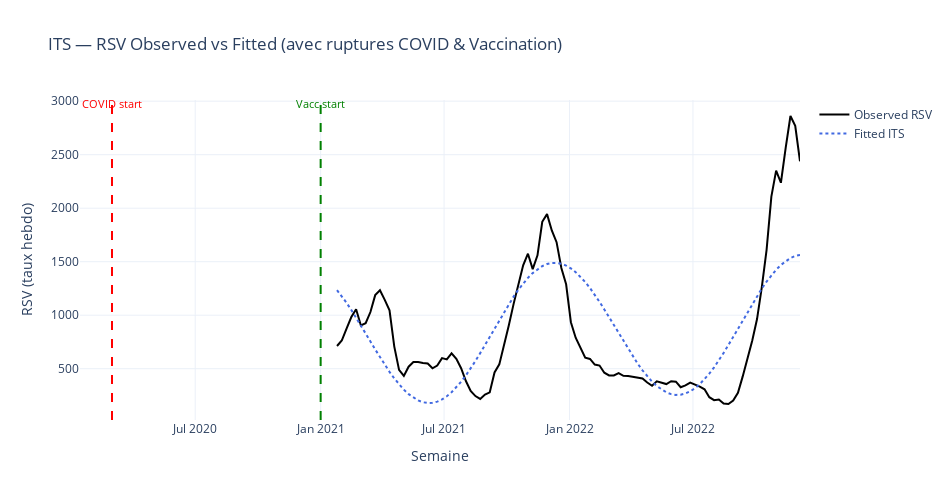

The notebook cell saved with this chart:
### Code cell
# ==========================================
# 📈 Modélisation ITS (Interrupted Time Series)
# ==========================================

# --- 1️⃣ Préparation de la base ITS ---
df_its = df_base.copy().reset_index().sort_values("date_monday")
df_its["t"] = np.arange(len(df_its))

# Variables de rupture (dummy)
df_its["post_covid"] = (df_its["date_monday"] >= COVID_START).astype(int)
df_its["post_vacc"] = (df_its["date_monday"] >= VACC_START).astype(int)

# Interaction temps × période (changement de pente)
df_its["t_post_covid"] = df_its["t"] * df_its["post_covid"]
df_its["t_post_vacc"] = df_its["t"] * df_its["post_vacc"]

# --- 2️⃣ Définition Y/X ---
Y = df_its["RSV"].astype(float)
X_cols = ["t", "sin52", "cos52", "post_covid", "t_post_covid", "post_vacc", "t_post_vacc"]
X = df_its[X_cols].copy()

# --- 3️⃣ Ajustement OLS robuste (HAC pour corrélation sérielle) ---
its = sm.OLS(Y, sm.add_constant(X, has_constant="add"), missing="drop").fit(
    cov_type="HAC", cov_kwds={"maxlags": 12}
)

# --- 4️⃣ Résumé synthétique ---
summary_main = its.summary2().tables[0]
summary_keys = [k for k in summary_main.index if any(x in str(k) for x in ["R", "AIC", "BIC"])]
print("=== ITS (OLS + HAC) — Résumé concis ===")
display(summary_main.loc[summary_keys] if summary_keys else summary_main)

# --- Coefficients principaux triés par p-value ---
coef_table = its.summary2().tables[1].copy()
pval_col = [c for c in coef_table.columns if "P>" in c.upper()][0]
coef_col = [c for c in coef_table.columns if "COEF" in c.upper()][0]
stderr_col = [c for c in coef_table.columns if "STD" in c.upper()][0]
coef_table = coef_table.sort_values(pval_col).reset_index()
display(coef_table.head(10)[["index", coef_col, stderr_col, pval_col]])

# --- 5️⃣ Visualisation ITS ---
fitted_its = its.fittedvalues.reindex(df_its.index)
fig = go.Figure()
fig.add_trace(go.Scatter(x=df_its["date_monday"], y=Y, mode="lines", name="Observed RSV", line=dict(color="black", width=2)))
fig.add_trace(go.Scatter(x=df_its["date_monday"], y=fitted_its, mode="lines", name="Fitted ITS", line=dict(color="royalblue", dash="dot")))

# Lignes verticales de rupture
for date_str, color, label in [
    (str(COVID_START.date()), "red", "COVID start"),
    (str(VACC_START.date()), "green", "Vacc start")
]:
    fig.add_shape(
        type="line", x0=date_str, x1=date_str, y0=0, y1=1,
        xref="x", yref="paper", line=dict(color=color, dash="dash", width=2)
    )
    fig.add_annotation(x=date_str, y=1.02, xref="x", yref="paper", showarrow=False,
                       text=label, font=dict(color=color, size=11))

fig.update_layout(
    title="ITS — RSV Observed vs Fitted (avec ruptures COVID & Vaccination)",
    xaxis_title="Semaine", yaxis_title="RSV (taux hebdo)",
    template="plotly_white", width=950, height=500
)
fig.show()

# --- 6️⃣ Tests complémentaires ---
dw = sm.stats.stattools.durbin_watson(its.resid)
print(f"Durbin–Watson: {dw:.3f}")

### Figure 1 — Plotly figure (JSON) as saved in the notebook; plotly's stock layout.template omitted (floating-point values rounded to 4 significant figures)
{"data": [{"line": {"color": "black", "width": 2}, "mode": "lines", "name": "Observed RSV", "type": "scatter", "x": ["2021-01-25T00:00:00", "2021-02-01T00:00:00", "2021-02-08T00:00:00", "2021-02-15T00:00:00", "2021-02-22T00:00:00", "2021-03-01T00:00:00", "2021-03-08T00:00:00", "2021-03-15T00:00:00", "2021-03-22T00:00:00", "2021-03-29T00:00:00", "2021-04-05T00:00:00", "2021-04-12T00:00:00", "2021-04-19T00:00:00", "2021-04-26T00:00:00", "2021-05-03T00:00:00", "2021-05-10T00:00:00", "2021-05-17T00:00:00", "2021-05-24T00:00:00", "2021-05-31T00:00:00", "2021-06-07T00:00:00", "2021-06-14T00:00:00", "2021-06-21T00:00:00", "2021-06-28T00:00:00", "2021-07-05T00:00:00", "2021-07-12T00:00:00", "2021-07-19T00:00:00", "2021-07-26T00:00:00", "2021-08-02T00:00:00", "2021-08-09T00:00:00", "2021-08-16T00:00:00", "2021-08-23T00:00:00", "2021-08-30T00:00:00", "2021-09-06T00:00:00", "2021-09-13T00:00:00", "2021-09-20T00:00:00", "2021-09-27T00:00:00", "2021-10-04T00:00:00", "2021-10-11T00:00:00", "2021-10-18T00:00:00", "2021-10-25T00:00:00", "2021-11-01T00:00:00", "2021-11-08T00:00:00", "2021-11-15T00:00:00", "2021-11-22T00:00:00", "2021-11-29T00:00:00", "2021-12-06T00:00:00", "2021-12-13T00:00:00", "2021-12-20T00:00:00", "2021-12-27T00:00:00", "2022-01-03T00:00:00", "2022-01-10T00:00:00", "2022-01-17T00:00:00", "2022-01-24T00:00:00", "2022-01-31T00:00:00", "2022-02-07T00:00:00", "2022-02-14T00:00:00", "2022-02-21T00:00:00", "2022-02-28T00:00:00", "2022-03-07T00:00:00", "2022-03-14T00:00:00", "2022-03-21T00:00:00", "2022-03-28T00:00:00", "2022-04-04T00:00:00", "2022-04-11T00:00:00", "2022-04-18T00:00:00", "2022-04-25T00:00:00", "2022-05-02T00:00:00", "2022-05-09T00:00:00", "2022-05-16T00:00:00", "2022-05-23T00:00:00", "2022-05-30T00:00:00", "2022-06-06T00:00:00", "2022-06-13T00:00:00", "2022-06-20T00:00:00", "2022-06-27T00:00:00", "2022-07-04T00:00:00", "2022-07-11T00:00:00", "2022-07-18T00:00:00", "2022-07-25T00:00:00", "2022-08-01T00:00:00", "2022-08-08T00:00:00", "2022-08-15T00:00:00", "2022-08-22T00:00:00", "2022-08-29T00:00:00", "2022-09-05T00:00:00", "2022-09-12T00:00:00", "2022-09-19T00:00:00", "2022-09-26T00:00:00", "2022-10-03T00:00:00", "2022-10-10T00:00:00", "2022-10-17T00:00:00", "2022-10-24T00:00:00", "2022-10-31T00:00:00", "2022-11-07T00:00:00", "2022-11-14T00:00:00", "2022-11-21T00:00:00", "2022-11-28T00:00:00", "2022-12-05T00:00:00"], "y": [711.9, 763.4, 873.9, 982.8, 1055.0, 904.5, 924.9, 1030.0, 1188.0, 1233.0, 1144.0, 1045.0, 706.6, 488.8, 432.7, 518.7, 563.1, 562.6, 553.2, 548.4, 503.9, 529.9, 598.8, 587.3, 643.6, 591.8, 504.7, 384.8, 293.2, 244.2, 217.7, 259.0, 278.9, 464.7, 540.4, 718.2, 906.4, 1106.0, 1289.0, 1466.0, 1574.0, 1431.0, 1559.0, 1873.0, 1945.0, 1792.0, 1682.0, 1441.0, 1289.0, 934.8, 789.4, 703.4, 602.7, 591.4, 538.9, 529.3, 462.3, 436.6, 437.0, 458.0, 433.5, 431.9, 422.8, 420.3, 408.1, 371.1, 339.9, 382.3, 365.8, 356.3, 382.7, 378.4, 326.4, 343.4, 369.3, 353.9, 332.5, 307.5, 233.7, 206.0, 212.0, 174.3, 170.0, 202.2, 274.3, 427.9, 588.5, 764.3, 963.6, 1263.0, 1611.0, 2108.0, 2351.0, 2238.0, 2563.0, 2862.0, 2769.0, 2438.0]}, {"line": {"color": "royalblue", "dash": "dot"}, "mode": "lines", "name": "Fitted ITS", "type": "scatter", "x": ["2021-01-25T00:00:00", "2021-02-01T00:00:00", "2021-02-08T00:00:00", "2021-02-15T00:00:00", "2021-02-22T00:00:00", "2021-03-01T00:00:00", "2021-03-08T00:00:00", "2021-03-15T00:00:00", "2021-03-22T00:00:00", "2021-03-29T00:00:00", "2021-04-05T00:00:00", "2021-04-12T00:00:00", "2021-04-19T00:00:00", "2021-04-26T00:00:00", "2021-05-03T00:00:00", "2021-05-10T00:00:00", "2021-05-17T00:00:00", "2021-05-24T00:00:00", "2021-05-31T00:00:00", "2021-06-07T00:00:00", "2021-06-14T00:00:00", "2021-06-21T00:00:00", "2021-06-28T00:00:00", "2021-07-05T00:00:00", "2021-07-12T00:00:00", "2021-07-19T00:00:00", "2021-07-26T00:00:00", "2021-08-02T00:00:00", "2021-08-09T00:00:00", "2021-08-16T00:00:00", "2021-08-23T00:00:00", "2021-08-30T00:00:00", "2021-09-06T00:00:00", "2021-09-13T00:00:00", "2021-09-20T00:00:00", "2021-09-27T00:00:00", "2021-10-04T00:00:00", "2021-10-11T00:00:00", "2021-10-18T00:00:00", "2021-10-25T00:00:00", "2021-11-01T00:00:00", "2021-11-08T00:00:00", "2021-11-15T00:00:00", "2021-11-22T00:00:00", "2021-11-29T00:00:00", "2021-12-06T00:00:00", "2021-12-13T00:00:00", "2021-12-20T00:00:00", "2021-12-27T00:00:00", "2022-01-03T00:00:00", "2022-01-10T00:00:00", "2022-01-17T00:00:00", "2022-01-24T00:00:00", "2022-01-31T00:00:00", "2022-02-07T00:00:00", "2022-02-14T00:00:00", "2022-02-21T00:00:00", "2022-02-28T00:00:00", "2022-03-07T00:00:00", "2022-03-14T00:00:00", "2022-03-21T00:00:00", "2022-03-28T00:00:00", "2022-04-04T00:00:00", "2022-04-11T00:00:00", "2022-04-18T00:00:00", "2022-04-25T00:00:00", "2022-05-02T00:00:00", "2022-05-09T00:00:00", "2022-05-16T00:00:00", "2022-05-23T00:00:00", "2022-05-30T00:00:00", "2022-06-06T00:00:00", "2022-06-13T00:00:00", "2022-06-20T00:00:00", "2022-06-27T00:00:00", "2022-07-04T00:00:00", "2022-07-11T00:00:00", "2022-07-18T00:00:00", "2022-07-25T00:00:00", "2022-08-01T00:00:00", "2022-08-08T00:00:00", "2022-08-15T00:00:00", "2022-08-22T00:00:00", "2022-08-29T00:00:00", "2022-09-05T00:00:00", "2022-09-12T00:00:00", "2022-09-19T00:00:00", "2022-09-26T00:00:00", "2022-10-03T00:00:00", "2022-10-10T00:00:00", "2022-10-17T00:00:00", "2022-10-24T00:00:00", "2022-10-31T00:00:00", "2022-11-07T00:00:00", "2022-11-14T00:00:00", "2022-11-21T00:00:00", "2022-11-28T00:00:00", "2022-12-05T00:00:00"], "y": [1234.0, 1178.0, 1116.0, 1049.0, 978.3, 905.0, 830.1, 754.7, 679.9, 606.9, 536.7, 470.3, 408.8, 353.1, 304.0, 262.2, 228.4, 203.1, 186.6, 179.3, 181.3, 192.5, 212.8, 242.0, 279.6, 325.2, 378.0, 437.3, 502.3, 572.0, 645.5, 721.7, 799.5, 877.8, 955.5, 1031.0, 1105.0, 1174.0, 1238.0, 1297.0, 1349.0, 1394.0, 1430.0, 1459.0, 1478.0, 1488.0, 1489.0, 1481.0, 1463.0, 1437.0, 1402.0, 1360.0, 1310.0, 1253.0, 1191.0, 1125.0, 1054.0, 980.7, 905.8, 830.4, 755.6, 682.6, 612.4, 546.0, 484.5, 428.8, 379.7, 337.9, 304.1, 278.8, 262.3, 255.0, 257.0, 268.2, 288.5, 317.7, 355.3, 400.9, 453.7, 513.0, 578.0, 647.7, 721.2, 797.4, 875.2, 953.5, 1031.0, 1107.0, 1180.0, 1250.0, 1314.0, 1373.0, 1425.0, 1469.0, 1506.0, 1534.0, 1554.0, 1564.0]}], "layout": {"annotations": [{"font": {"color": "red", "size": 11}, "showarrow": false, "text": "COVID start", "x": "2020-03-01", "xref": "x", "y": 1.02, "yref": "paper"}, {"font": {"color": "green", "size": 11}, "showarrow": false, "text": "Vacc start", "x": "2021-01-01", "xref": "x", "y": 1.02, "yref": "paper"}], "height": 500, "shapes": [{"line": {"color": "red", "dash": "dash", "width": 2}, "type": "line", "x0": "2020-03-01", "x1": "2020-03-01", "xref": "x", "y0": 0, "y1": 1, "yref": "paper"}, {"line": {"color": "green", "dash": "dash", "width": 2}, "type": "line", "x0": "2021-01-01", "x1": "2021-01-01", "xref": "x", "y0": 0, "y1": 1, "yref": "paper"}], "title": {"text": "ITS — RSV Observed vs Fitted (avec ruptures COVID & Vaccination)"}, "width": 950, "xaxis": {"title": {"text": "Semaine"}}, "yaxis": {"title": {"text": "RSV (taux hebdo)"}}}}
